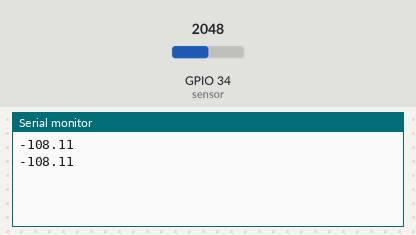
The sketch below on a simulated ESP32. On the bench: the last lines printed to the serial monitor. The inputs (shaded band) are chosen by the test bench; at power-on: GPIO 34 (sensor) = 2048 (analog values on the 0–4095 scale).

Above: at 1.8 s.
1.9 s: GPIO 34 (sensor) set to 2866
At 2.8 s:
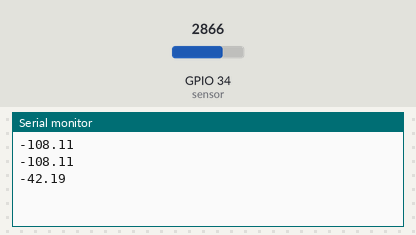
3.4 s: GPIO 34 (sensor) set to 3603
At 4.3 s:
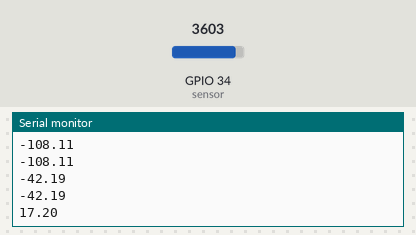
Timing chart, 0 to 6.4 s (numbered marks = the images above; inputs shaded):
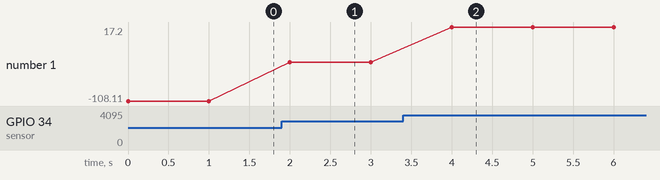

The sketch:

UART.ino
```cpp
/*
  Programa que mide la temperatura del ambiente a través de un sensor LM335 y envía la lectura mediante protocolo UART a la PC
  y a un dispositivo externo, en este caso, una Raspberry Pi.
  En lugar de enviar la lectura a una Raspberry se puede enviar a cualquier otro dispositivo con conexión UART.

  En este caso la conexión UART entre el ESP32 y la PC se utiliza para debbuging
*/

const int sensor = 34; //Pin GPIO que va conectado al sensor LM335

void setup()
{
  // -------------- Configuración UART --------------

  //Se crean los handlers para la comunicación serial
  // Formato: Baud_Rate, Protocolo, Pin_RX, Pin_TX

  //Comunicación con la PC
  Serial.begin(115200);  //RX, TX -> Cable USB

  //Comunicación con la Raspberry
  Serial2.begin(115200); // RX -> GPIO16 / TX -> GPIO17


  // -------------- Configuración ADC --------------

  // NOTA: La lectura del ADC tarda 433 [us]

  analogReadResolution(12);       //Resolución de 12 bits. Rango del ADC entre 0 y 4095
  analogSetAttenuation(ADC_11db); //Establece la atenuación de ambos ADC a 11db en todos los canales
                                  /*Valores permitidos:
                                     ADC_0db   -> Sin atenucación.    Lecturas de hasta 1.1 [V]
                                     ADC_2_5db -> Atenuación de 1.34. Lecturas de hasta 1.4 [V]
                                     ADC_6db   -> Atenuación de 1.5.  Lecturas de hasta 1.9 [V]
                                     ADC_11db  -> Atenuación de 3.6.  Lecturas de hasta 3.3 [V] */
}

void loop()
{
  //Se realiza la lectura del ADC y conversión de temperatura
  float lecturaADC = analogRead(sensor);
  float tempKelvin = (lecturaADC * 330) / 4095;
  float tempCelsius = tempKelvin - 273.15;

  //Se envía la temperatura calculada a la PC
  Serial.println(tempCelsius);

  //Se envían todos los datos a la Raspberry
  Serial2.print(lecturaADC);
  Serial2.print(",");
  Serial2.print(tempKelvin);
  Serial2.print(",");
  Serial2.println(tempCelsius);

  delay(1000);  //Retraso de 1000 [ms]
}
```

Measured:
- after the input at 1.9 s, the serial monitor: prints a new line after 0.10 s (image 1)
- after the input at 3.4 s, the serial monitor: prints a new line after 0.60 s (image 2)
- plotted number 1: -108.11 → -42.19 after the input at 1.9 s, -42.19 → 17.2 after the input at 3.4 s
